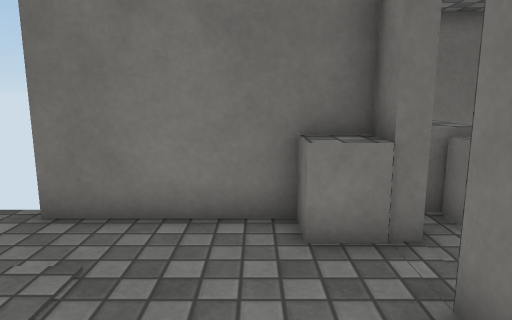
[1] (above)

15 first-person views from a walk through a Unity game level. The camera is 1.2 m above the floor, tilts 10° down and sees 70° across. The floor is counted in squares, 0.6 m on a side. Each view is taken from the middle of a square. On the plan, view 1 faces up. The plan holds only what a view shows up to about 19 squares ahead; the rest is blank. The player is left out. Surface patterns are stand-ins for the level's own textures.

[2]
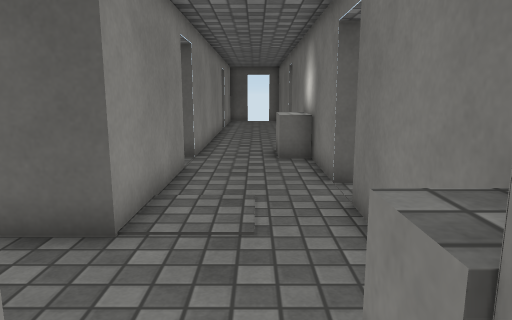

[3]
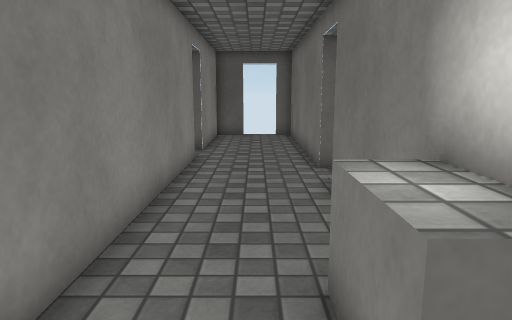

[4]
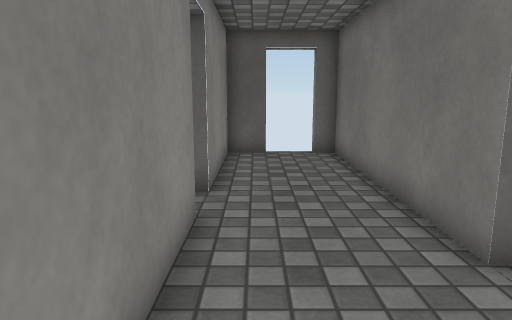

[5]
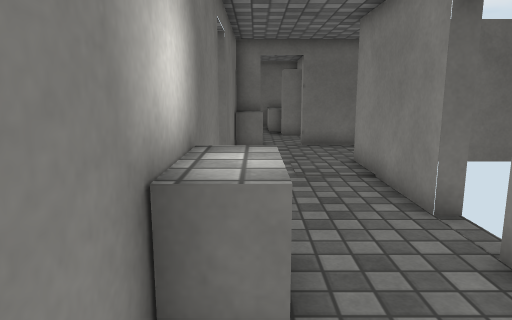

[6]
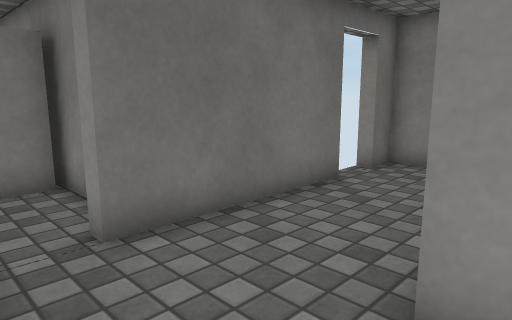

[7]
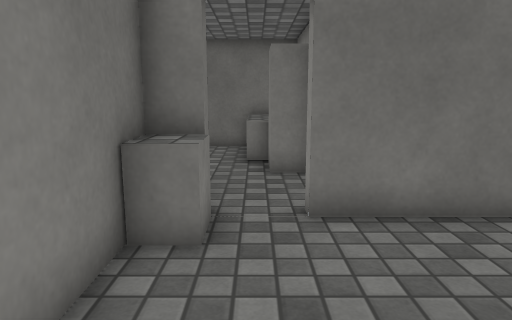

[8]
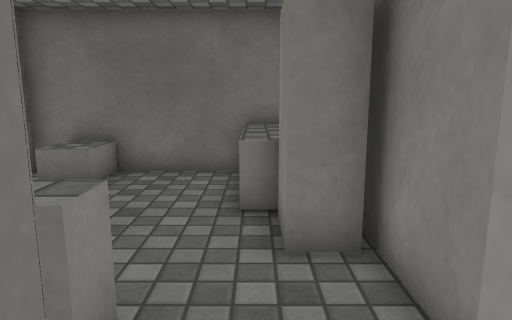

[9]
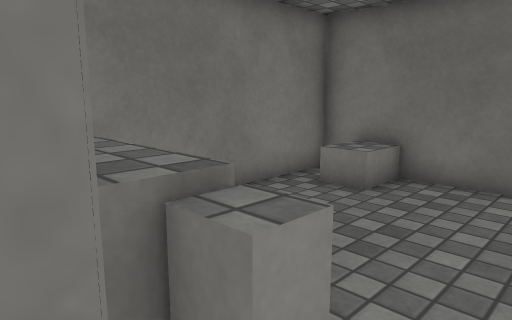

[10]
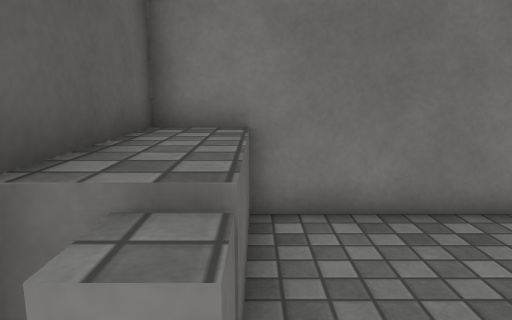

[11]
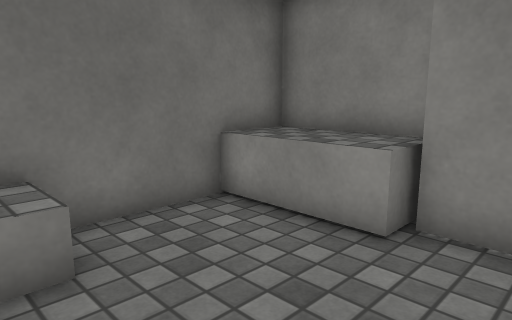

[12]
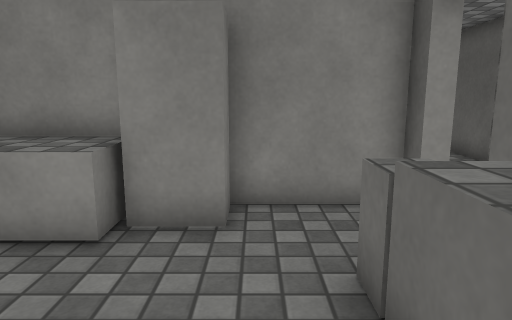

[13]
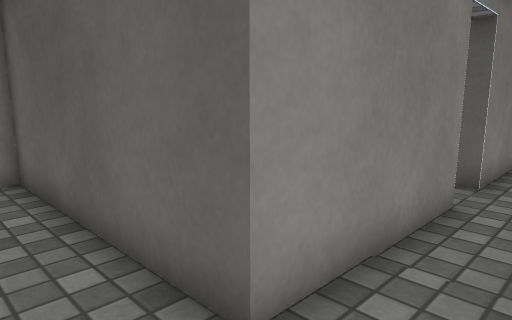

[14]
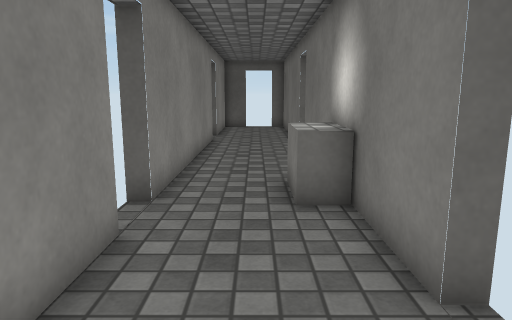

[15]
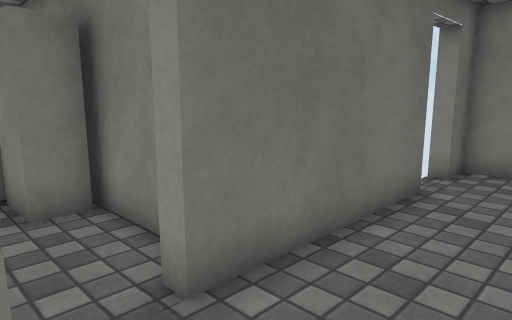

### Floor plan
Key: @ floor where view 1 was taken; # wall or solid block; x gap in a wall; . floor; = window, fence, low wall or low ledge; ^ raised ledge; T table; O other object.
Columns run from 26 left of view 1 to 11 right of it. Each row starts with its distance up from view 1.
 10                             #^########
  9                             #^^......#
  8                             #^^.....O#
  7                             #^^......#
  6 #########x #####^^###  #####T^^......#
  5 x..............=^^=........T#x.......#
  4  ...............................#^^^^#
  3 #...........................######^^^#
  2 ###### x#########x x#####...##  ######
  1                         #...#
  0                         #.@.#
 -1                         #...#
 -2                         #...#
 -3                         #...
 -4                         #...
 -5                         #.

Where each view was taken, in squares from view 1:
view 1: 0 up, 0 right, facing up
view 2: 4 up, 3 right, facing left
view 3: 4 up, 7 left, facing left
view 4: 3 up, 13 left, facing left
view 5: 5 up, 13 left, facing right
view 6: 5 up, 3 left, facing down-right
view 7: 4 up, 4 left, facing right
view 8: 4 up, 1 right, facing right
view 9: 4 up, 2 right, facing up-right
view 10: 4 up, 4 right, facing up
view 11: 9 up, 5 right, facing down-right
view 12: 9 up, 5 right, facing down
view 13: 4 up, 0 right, facing down-left
view 14: 4 up, 2 left, facing left
view 15: 5 up, 1 left, facing down-right
